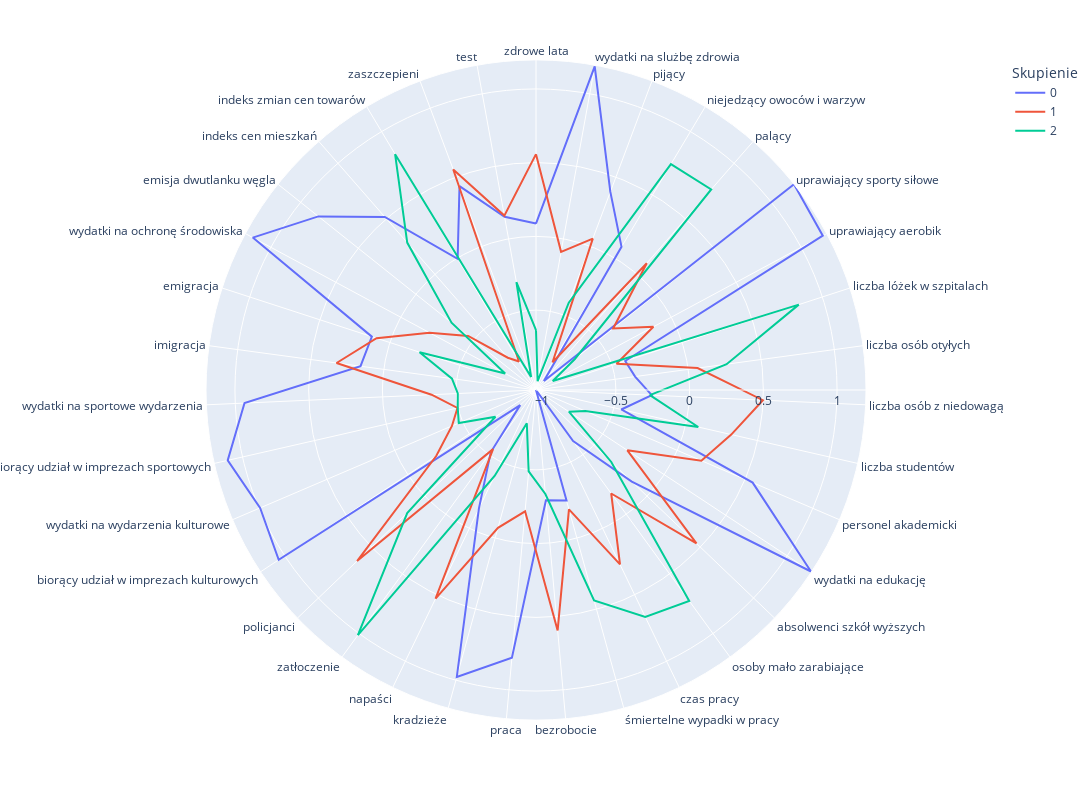

The code cell stored with this chart in its notebook:
### Code cell
kmeans = KMeans(
        n_clusters=3, init="k-means++",
        n_init=10,
        tol=1e-04, random_state=42
    )
X =df_r.drop("kraj",axis=1)
kmeans.fit(X)
clusters=pd.DataFrame(X,columns=df_r.drop("kraj",axis=1).columns)
clusters['label']=kmeans.labels_

polar=clusters.groupby("label").mean().reset_index()
polar=pd.melt(polar,id_vars=["label"])
fig = px.line_polar(polar, r="value", theta="variable", color="label", line_close=True,height=800,width=1400, labels={"label": "Skupienie"})
fig.show()

### Figure 1 — Plotly figure (JSON) as saved in the notebook; plotly's stock layout.template omitted (floating-point values rounded to 4 significant figures)
{"data": [{"hovertemplate": "Skupienie=0<br>value=%{r}<br>variable=%{theta}<extra></extra>", "legendgroup": "0", "line": {"color": "#636efa", "dash": "solid"}, "marker": {"symbol": "circle"}, "mode": "lines", "name": "0", "r": [0.08717, 1.189, 0.3933, 0.08911, -0.9603, 1.196, 1.167, -0.4052, -0.3635, -0.2559, -0.4483, 0.5562, 1.193, -0.1428, -0.6134, -1.042, -0.2636, -0.2908, 0.7808, 0.9773, -0.1491, -0.5193, -0.8933, 1.049, 0.9931, 1.103, 0.937, 0.1593, 0.1288, 1.139, 0.8466, 0.5171, -0.005523, 0.4348, 0.1524, 0.08717], "showlegend": true, "subplot": "polar", "theta": ["zdrowe lata", "wydatki na slużbę zdrowia", "pijący", "niejedzący owoców i warzyw", "palący", "uprawiający sporty siłowe", "uprawiający aerobik", "liczba lóżek w szpitalach", "liczba osób otyłych", "liczba osób z niedowagą", "liczba studentów", "personel akademicki", "wydatki na edukację", "absolwenci szkół wyższych", "osoby mało zarabiające", "czas pracy", "śmiertelne wypadki w pracy", "bezrobocie", "praca", "kradzieże", "napaści", "zatłoczenie", "policjanci", "biorący udział w imprezach kulturowych", "wydatki na wydarzenia kulturowe", "biorący udział w imprezach sportowych", "wydatki na sportowe wydarzenia", "imigracja", "emigracja", "wydatki na ochronę środowiska", "emisja dwutlanku węgla", "indeks cen mieszkań", "indeks zmian cen towarów", "zaszczepieni", "test", "zdrowe lata"], "type": "scatterpolar"}, {"hovertemplate": "Skupienie=1<br>value=%{r}<br>variable=%{theta}<extra></extra>", "legendgroup": "1", "line": {"color": "#EF553B", "dash": "solid"}, "marker": {"symbol": "circle"}, "mode": "lines", "name": "1", "r": [0.5578, -0.08912, 0.05489, -0.8225, 0.1001, -0.3723, -0.1375, -0.4674, 0.06427, 0.4987, 0.3165, 0.1778, -0.2994, 0.4638, -0.1741, 0.2714, -0.2014, 0.5954, -0.2158, -0.07223, 0.5285, -0.5461, 0.6372, -0.2319, -0.4217, -0.4954, -0.3326, 0.3233, 0.09548, -0.2212, -0.4531, -0.7511, -0.8165, 0.5557, 0.1604, 0.5578], "showlegend": true, "subplot": "polar", "theta": ["zdrowe lata", "wydatki na slużbę zdrowia", "pijący", "niejedzący owoców i warzyw", "palący", "uprawiający sporty siłowe", "uprawiający aerobik", "liczba lóżek w szpitalach", "liczba osób otyłych", "liczba osób z niedowagą", "liczba studentów", "personel akademicki", "wydatki na edukację", "absolwenci szkół wyższych", "osoby mało zarabiające", "czas pracy", "śmiertelne wypadki w pracy", "bezrobocie", "praca", "kradzieże", "napaści", "zatłoczenie", "policjanci", "biorący udział w imprezach kulturowych", "wydatki na wydarzenia kulturowe", "biorący udział w imprezach sportowych", "wydatki na sportowe wydarzenia", "imigracja", "emigracja", "wydatki na ochronę środowiska", "emisja dwutlanku węgla", "indeks cen mieszkań", "indeks zmian cen towarów", "zaszczepieni", "test", "zdrowe lata"], "type": "scatterpolar"}, {"hovertemplate": "Skupienie=2<br>value=%{r}<br>variable=%{theta}<extra></extra>", "legendgroup": "2", "line": {"color": "#00cc96", "dash": "solid"}, "marker": {"symbol": "circle"}, "mode": "lines", "name": "2", "r": [-0.6363, -0.9806, -0.4089, 0.7423, 0.7642, -0.7044, -0.9128, 0.8321, 0.2629, -0.2683, 0.08699, -0.6784, -0.7741, -0.3353, 0.7261, 0.6661, 0.4386, -0.3337, -0.4869, -0.8074, -0.3943, 1.013, 0.1667, -0.7123, -0.4721, -0.4972, -0.5106, -0.4666, -0.2114, -0.8042, -0.3089, 0.2857, 0.8215, -0.947, -0.2976, -0.6363], "showlegend": true, "subplot": "polar", "theta": ["zdrowe lata", "wydatki na slużbę zdrowia", "pijący", "niejedzący owoców i warzyw", "palący", "uprawiający sporty siłowe", "uprawiający aerobik", "liczba lóżek w szpitalach", "liczba osób otyłych", "liczba osób z niedowagą", "liczba studentów", "personel akademicki", "wydatki na edukację", "absolwenci szkół wyższych", "osoby mało zarabiające", "czas pracy", "śmiertelne wypadki w pracy", "bezrobocie", "praca", "kradzieże", "napaści", "zatłoczenie", "policjanci", "biorący udział w imprezach kulturowych", "wydatki na wydarzenia kulturowe", "biorący udział w imprezach sportowych", "wydatki na sportowe wydarzenia", "imigracja", "emigracja", "wydatki na ochronę środowiska", "emisja dwutlanku węgla", "indeks cen mieszkań", "indeks zmian cen towarów", "zaszczepieni", "test", "zdrowe lata"], "type": "scatterpolar"}], "layout": {"height": 800, "legend": {"title": {"text": "Skupienie"}, "tracegroupgap": 0}, "margin": {"t": 60}, "polar": {"angularaxis": {"direction": "clockwise", "rotation": 90}, "domain": {"x": [0, 1], "y": [0, 1]}}, "width": 1400}}
